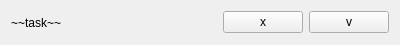
<?xml version="1.0" encoding="UTF-8"?>
<ui version="4.0">
 <class>Task</class>
 <widget class="QWidget" name="Task">
  <property name="geometry">
   <rect>
    <x>0</x>
    <y>0</y>
    <width>400</width>
    <height>45</height>
   </rect>
  </property>
  <property name="windowTitle">
   <string>Form</string>
  </property>
  <layout class="QHBoxLayout" name="horizontalLayout">
   <item>
    <widget class="QLabel" name="taskName">
     <property name="sizePolicy">
      <sizepolicy hsizetype="MinimumExpanding" vsizetype="Preferred">
       <horstretch>0</horstretch>
       <verstretch>0</verstretch>
      </sizepolicy>
     </property>
     <property name="text">
      <string>~~task~~</string>
     </property>
     <property name="textFormat">
      <enum>Qt::MarkdownText</enum>
     </property>
    </widget>
   </item>
   <item>
    <widget class="QPushButton" name="delete_2">
     <property name="enabled">
      <bool>true</bool>
     </property>
     <property name="text">
      <string>x</string>
     </property>
    </widget>
   </item>
   <item>
    <widget class="QPushButton" name="done">
     <property name="text">
      <string>v</string>
     </property>
    </widget>
   </item>
  </layout>
 </widget>
 <resources/>
 <connections/>
</ui>
